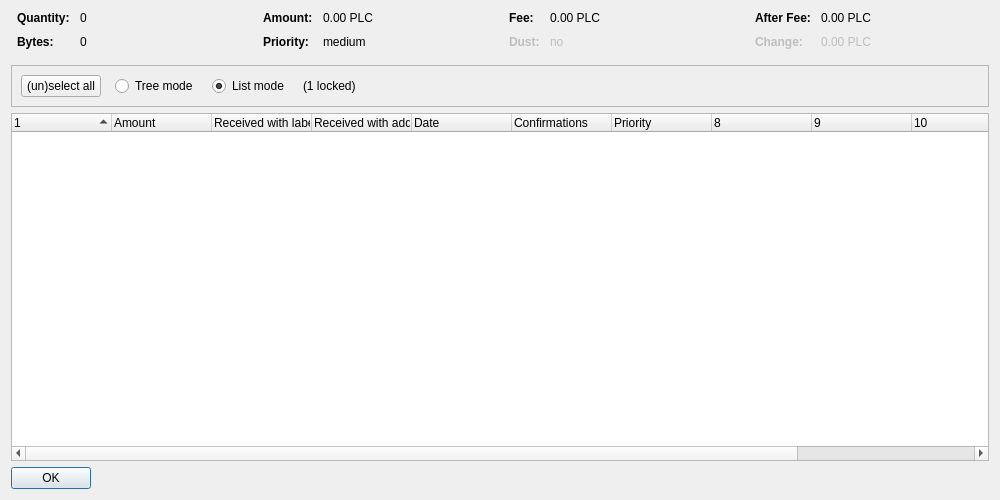
<?xml version="1.0" encoding="UTF-8"?>
<ui version="4.0">
 <class>CoinControlDialog</class>
 <widget class="QDialog" name="CoinControlDialog">
  <property name="geometry">
   <rect>
    <x>0</x>
    <y>0</y>
    <width>1000</width>
    <height>500</height>
   </rect>
  </property>
  <property name="windowTitle">
   <string>Coin Selection</string>
  </property>
  <layout class="QVBoxLayout" name="verticalLayout">
   <item>
    <layout class="QHBoxLayout" name="horizontalLayoutTop" stretch="0,0,0,0">
     <property name="topMargin">
      <number>0</number>
     </property>
     <property name="bottomMargin">
      <number>10</number>
     </property>
     <item>
      <layout class="QFormLayout" name="formLayoutCoinControl1">
       <property name="horizontalSpacing">
        <number>10</number>
       </property>
       <property name="verticalSpacing">
        <number>10</number>
       </property>
       <property name="leftMargin">
        <number>6</number>
       </property>
       <property name="rightMargin">
        <number>6</number>
       </property>
       <item row="0" column="0">
        <widget class="QLabel" name="labelCoinControlQuantityText">
         <property name="font">
          <font>
           <weight>75</weight>
           <bold>true</bold>
          </font>
         </property>
         <property name="text">
          <string>Quantity:</string>
         </property>
        </widget>
       </item>
       <item row="0" column="1">
        <widget class="QLabel" name="labelCoinControlQuantity">
         <property name="cursor">
          <cursorShape>IBeamCursor</cursorShape>
         </property>
         <property name="contextMenuPolicy">
          <enum>Qt::ActionsContextMenu</enum>
         </property>
         <property name="text">
          <string notr="true">0</string>
         </property>
         <property name="textInteractionFlags">
          <set>Qt::LinksAccessibleByMouse|Qt::TextSelectableByKeyboard|Qt::TextSelectableByMouse</set>
         </property>
        </widget>
       </item>
       <item row="1" column="0">
        <widget class="QLabel" name="labelCoinControlBytesText">
         <property name="font">
          <font>
           <weight>75</weight>
           <bold>true</bold>
          </font>
         </property>
         <property name="text">
          <string>Bytes:</string>
         </property>
        </widget>
       </item>
       <item row="1" column="1">
        <widget class="QLabel" name="labelCoinControlBytes">
         <property name="cursor">
          <cursorShape>IBeamCursor</cursorShape>
         </property>
         <property name="contextMenuPolicy">
          <enum>Qt::ActionsContextMenu</enum>
         </property>
         <property name="text">
          <string notr="true">0</string>
         </property>
         <property name="textInteractionFlags">
          <set>Qt::LinksAccessibleByMouse|Qt::TextSelectableByKeyboard|Qt::TextSelectableByMouse</set>
         </property>
        </widget>
       </item>
      </layout>
     </item>
     <item>
      <layout class="QFormLayout" name="formLayoutCoinControl2">
       <property name="horizontalSpacing">
        <number>10</number>
       </property>
       <property name="verticalSpacing">
        <number>10</number>
       </property>
       <property name="leftMargin">
        <number>6</number>
       </property>
       <property name="rightMargin">
        <number>6</number>
       </property>
       <item row="0" column="0">
        <widget class="QLabel" name="labelCoinControlAmountText">
         <property name="font">
          <font>
           <weight>75</weight>
           <bold>true</bold>
          </font>
         </property>
         <property name="text">
          <string>Amount:</string>
         </property>
        </widget>
       </item>
       <item row="0" column="1">
        <widget class="QLabel" name="labelCoinControlAmount">
         <property name="cursor">
          <cursorShape>IBeamCursor</cursorShape>
         </property>
         <property name="contextMenuPolicy">
          <enum>Qt::ActionsContextMenu</enum>
         </property>
         <property name="text">
          <string notr="true">0.00 PLC</string>
         </property>
         <property name="textInteractionFlags">
          <set>Qt::LinksAccessibleByMouse|Qt::TextSelectableByKeyboard|Qt::TextSelectableByMouse</set>
         </property>
        </widget>
       </item>
       <item row="1" column="0">
        <widget class="QLabel" name="labelCoinControlPriorityText">
         <property name="font">
          <font>
           <weight>75</weight>
           <bold>true</bold>
          </font>
         </property>
         <property name="text">
          <string>Priority:</string>
         </property>
        </widget>
       </item>
       <item row="1" column="1">
        <widget class="QLabel" name="labelCoinControlPriority">
         <property name="cursor">
          <cursorShape>IBeamCursor</cursorShape>
         </property>
         <property name="contextMenuPolicy">
          <enum>Qt::ActionsContextMenu</enum>
         </property>
         <property name="text">
          <string notr="true">medium</string>
         </property>
         <property name="textInteractionFlags">
          <set>Qt::LinksAccessibleByMouse|Qt::TextSelectableByKeyboard|Qt::TextSelectableByMouse</set>
         </property>
        </widget>
       </item>
      </layout>
     </item>
     <item>
      <layout class="QFormLayout" name="formLayoutCoinControl3">
       <property name="horizontalSpacing">
        <number>10</number>
       </property>
       <property name="verticalSpacing">
        <number>10</number>
       </property>
       <property name="leftMargin">
        <number>6</number>
       </property>
       <property name="rightMargin">
        <number>6</number>
       </property>
       <item row="0" column="0">
        <widget class="QLabel" name="labelCoinControlFeeText">
         <property name="font">
          <font>
           <weight>75</weight>
           <bold>true</bold>
          </font>
         </property>
         <property name="text">
          <string>Fee:</string>
         </property>
        </widget>
       </item>
       <item row="0" column="1">
        <widget class="QLabel" name="labelCoinControlFee">
         <property name="cursor">
          <cursorShape>IBeamCursor</cursorShape>
         </property>
         <property name="contextMenuPolicy">
          <enum>Qt::ActionsContextMenu</enum>
         </property>
         <property name="text">
          <string notr="true">0.00 PLC</string>
         </property>
         <property name="textInteractionFlags">
          <set>Qt::LinksAccessibleByMouse|Qt::TextSelectableByKeyboard|Qt::TextSelectableByMouse</set>
         </property>
        </widget>
       </item>
       <item row="1" column="0">
        <widget class="QLabel" name="labelCoinControlLowOutputText">
         <property name="enabled">
          <bool>false</bool>
         </property>
         <property name="font">
          <font>
           <weight>75</weight>
           <bold>true</bold>
          </font>
         </property>
         <property name="text">
          <string>Dust:</string>
         </property>
        </widget>
       </item>
       <item row="1" column="1">
        <widget class="QLabel" name="labelCoinControlLowOutput">
         <property name="enabled">
          <bool>false</bool>
         </property>
         <property name="cursor">
          <cursorShape>IBeamCursor</cursorShape>
         </property>
         <property name="contextMenuPolicy">
          <enum>Qt::ActionsContextMenu</enum>
         </property>
         <property name="text">
          <string notr="true">no</string>
         </property>
         <property name="textInteractionFlags">
          <set>Qt::LinksAccessibleByMouse|Qt::TextSelectableByKeyboard|Qt::TextSelectableByMouse</set>
         </property>
        </widget>
       </item>
      </layout>
     </item>
     <item>
      <layout class="QFormLayout" name="formLayoutCoinControl4">
       <property name="horizontalSpacing">
        <number>10</number>
       </property>
       <property name="verticalSpacing">
        <number>10</number>
       </property>
       <property name="leftMargin">
        <number>6</number>
       </property>
       <property name="rightMargin">
        <number>6</number>
       </property>
       <item row="0" column="0">
        <widget class="QLabel" name="labelCoinControlAfterFeeText">
         <property name="font">
          <font>
           <weight>75</weight>
           <bold>true</bold>
          </font>
         </property>
         <property name="text">
          <string>After Fee:</string>
         </property>
        </widget>
       </item>
       <item row="0" column="1">
        <widget class="QLabel" name="labelCoinControlAfterFee">
         <property name="cursor">
          <cursorShape>IBeamCursor</cursorShape>
         </property>
         <property name="contextMenuPolicy">
          <enum>Qt::ActionsContextMenu</enum>
         </property>
         <property name="text">
          <string notr="true">0.00 PLC</string>
         </property>
         <property name="textInteractionFlags">
          <set>Qt::LinksAccessibleByMouse|Qt::TextSelectableByKeyboard|Qt::TextSelectableByMouse</set>
         </property>
        </widget>
       </item>
       <item row="1" column="0">
        <widget class="QLabel" name="labelCoinControlChangeText">
         <property name="enabled">
          <bool>false</bool>
         </property>
         <property name="font">
          <font>
           <weight>75</weight>
           <bold>true</bold>
          </font>
         </property>
         <property name="text">
          <string>Change:</string>
         </property>
        </widget>
       </item>
       <item row="1" column="1">
        <widget class="QLabel" name="labelCoinControlChange">
         <property name="enabled">
          <bool>false</bool>
         </property>
         <property name="cursor">
          <cursorShape>IBeamCursor</cursorShape>
         </property>
         <property name="contextMenuPolicy">
          <enum>Qt::ActionsContextMenu</enum>
         </property>
         <property name="text">
          <string notr="true">0.00 PLC</string>
         </property>
         <property name="textInteractionFlags">
          <set>Qt::LinksAccessibleByMouse|Qt::TextSelectableByKeyboard|Qt::TextSelectableByMouse</set>
         </property>
        </widget>
       </item>
      </layout>
     </item>
    </layout>
   </item>
   <item>
    <widget class="QFrame" name="frame">
     <property name="minimumSize">
      <size>
       <width>0</width>
       <height>40</height>
      </size>
     </property>
     <property name="frameShape">
      <enum>QFrame::StyledPanel</enum>
     </property>
     <property name="frameShadow">
      <enum>QFrame::Sunken</enum>
     </property>
     <layout class="QHBoxLayout" name="horizontalLayout">
      <item>
       <layout class="QHBoxLayout" name="horizontalLayoutPanel" stretch="0,0,0,0,0">
        <property name="spacing">
         <number>14</number>
        </property>
        <item>
         <widget class="QPushButton" name="pushButtonSelectAll">
          <property name="sizePolicy">
           <sizepolicy hsizetype="Maximum" vsizetype="Fixed">
            <horstretch>0</horstretch>
            <verstretch>0</verstretch>
           </sizepolicy>
          </property>
          <property name="text">
           <string>(un)select all</string>
          </property>
          <property name="autoDefault">
           <bool>false</bool>
          </property>
         </widget>
        </item>
        <item>
         <widget class="QRadioButton" name="radioTreeMode">
          <property name="sizePolicy">
           <sizepolicy hsizetype="Maximum" vsizetype="Fixed">
            <horstretch>0</horstretch>
            <verstretch>0</verstretch>
           </sizepolicy>
          </property>
          <property name="text">
           <string>Tree mode</string>
          </property>
         </widget>
        </item>
        <item>
         <widget class="QRadioButton" name="radioListMode">
          <property name="sizePolicy">
           <sizepolicy hsizetype="Maximum" vsizetype="Fixed">
            <horstretch>0</horstretch>
            <verstretch>0</verstretch>
           </sizepolicy>
          </property>
          <property name="text">
           <string>List mode</string>
          </property>
          <property name="checked">
           <bool>true</bool>
          </property>
         </widget>
        </item>
        <item>
         <widget class="QLabel" name="labelLocked">
          <property name="text">
           <string notr="true">(1 locked)</string>
          </property>
         </widget>
        </item>
        <item>
         <spacer name="horizontalSpacer">
          <property name="orientation">
           <enum>Qt::Horizontal</enum>
          </property>
          <property name="sizeHint" stdset="0">
           <size>
            <width>40</width>
            <height>20</height>
           </size>
          </property>
         </spacer>
        </item>
       </layout>
      </item>
     </layout>
    </widget>
   </item>
   <item>
    <widget class="CoinControlTreeWidget" name="treeWidget">
     <property name="contextMenuPolicy">
      <enum>Qt::CustomContextMenu</enum>
     </property>
     <property name="sortingEnabled">
      <bool>false</bool>
     </property>
     <property name="columnCount">
      <number>12</number>
     </property>
     <attribute name="headerShowSortIndicator" stdset="0">
      <bool>true</bool>
     </attribute>
     <attribute name="headerStretchLastSection">
      <bool>false</bool>
     </attribute>
     <column>
      <property name="text">
       <string/>
      </property>
     </column>
     <column>
      <property name="text">
       <string>Amount</string>
      </property>
     </column>
     <column>
      <property name="text">
       <string>Received with label</string>
      </property>
     </column>
     <column>
      <property name="text">
       <string>Received with address</string>
      </property>
     </column>
     <column>
      <property name="text">
       <string>Date</string>
      </property>
     </column>
     <column>
      <property name="text">
       <string>Confirmations</string>
      </property>
      <property name="toolTip">
       <string>Confirmed</string>
      </property>
     </column>
     <column>
      <property name="text">
       <string>Priority</string>
      </property>
     </column>
     <column>
      <property name="text">
       <string/>
      </property>
     </column>
     <column>
      <property name="text">
       <string/>
      </property>
     </column>
     <column>
      <property name="text">
       <string/>
      </property>
     </column>
     <column>
      <property name="text">
       <string/>
      </property>
     </column>
     <column>
      <property name="text">
       <string/>
      </property>
     </column>
    </widget>
   </item>
   <item>
    <widget class="QDialogButtonBox" name="buttonBox">
     <property name="sizePolicy">
      <sizepolicy hsizetype="Maximum" vsizetype="Fixed">
       <horstretch>0</horstretch>
       <verstretch>0</verstretch>
      </sizepolicy>
     </property>
     <property name="orientation">
      <enum>Qt::Horizontal</enum>
     </property>
     <property name="standardButtons">
      <set>QDialogButtonBox::Ok</set>
     </property>
    </widget>
   </item>
  </layout>
 </widget>
 <customwidgets>
  <customwidget>
   <class>CoinControlTreeWidget</class>
   <extends>QTreeWidget</extends>
   <header>coincontroltreewidget.h</header>
  </customwidget>
 </customwidgets>
 <resources/>
 <connections/>
</ui>
